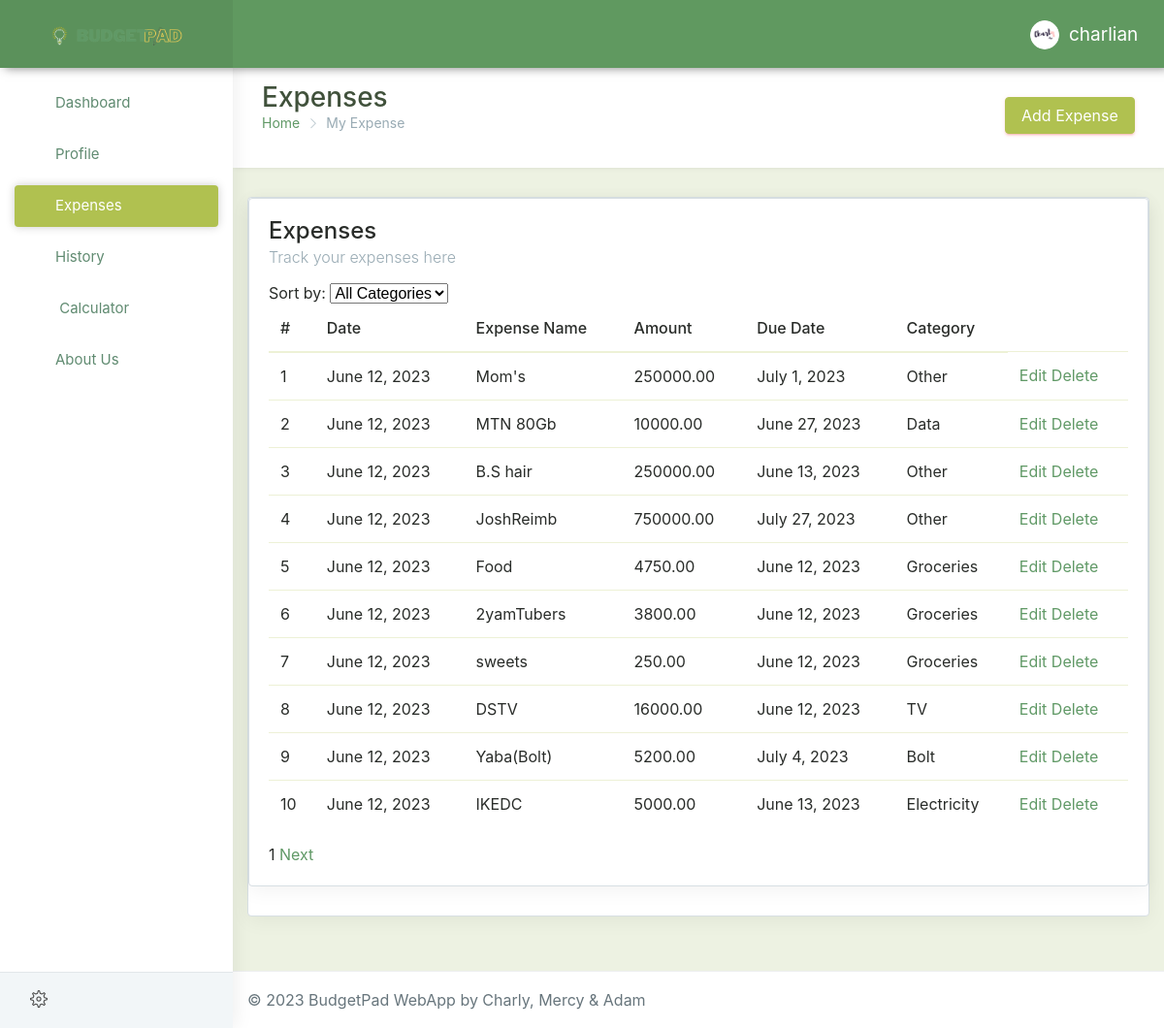
Page /expenses/ (signed in) on the committed database.
### budgetpad/models.py (models this page shows)
class AddExpense_info(models.Model):
    user = models.ForeignKey(User,
                             default=1, on_delete=models.CASCADE)
    expense_number = models.PositiveIntegerField(default=0)
    add_expense = models.CharField(max_length=15)
    amount = models.DecimalField(max_digits=10, decimal_places=2)
    date = models.DateField(default=now)
    due_date = models.DateField(default=now)
    category = models.CharField(max_length=20,
                                choices=SELECT_CATEGORY_CHOICES, default='Rent')
    class Meta:
        db_table: 'addExpense'
        ordering = ['date']

### budgetpad/views.py (the view, shortened to what this page needs)
# urls.py: path('expenses/', views.expenses, name='expenses'),
def expenses(request):
    if request.session.has_key('is_logged'):
        user_profile = request.user.userprofile
        profile_completed = user_profile.profile_completed
        if profile_completed:
            expense_categories = AddExpense_info.objects.filter(
                user=request.user).values('category').distinct()
            category = request.GET.get('sort_by')
            if category:
                expenses = AddExpense_info.objects.filter(
                    user=request.user, category=category).order_by('date')
            else:
                expenses = AddExpense_info.objects.filter(
                    user=request.user).order_by('date')
            paginator = Paginator(expenses, 10)
            page_number = request.GET.get('page')
            page_obj = paginator.get_page(page_number)
            context = {
                'expense_categories': expense_categories,
                'expenses': page_obj,
                'page_obj': page_obj,
            }
            return render(request, 'budgetpad/expenses.html', context)

### budgetpad/templates/budgetpad/expenses.html (shortened to what this page needs)
{% extends 'base.html' %} {% load static %} {% block content %}
<div class="row page-titles">
  <div class="col-md-5 col-8 align-self-center">
    <h3 class="text-themecolor m-b-0 m-t-0">Expenses</h3>
    <ol class="breadcrumb">
      <li class="breadcrumb-item">
        <a href="{% url 'dashboard' %}">Home</a>
      </li>
      <li class="breadcrumb-item active">My Expense</li>
    </ol>
  </div>
  <div class="col-md-7 col-4 align-self-center">
    <a
      href="{% url 'addexpense' %}"
      class="btn waves-effect waves-light btn-danger pull-right hidden-sm-down"
      >Add Expense</a
    >
  </div>
</div>
<div class="row">
  <div class="col-lg-12">
    <div class="card">
      <div class="card expense">
        <div class="card-block">
          <h4 class="card-title">Expenses</h4>
          <h6 class="card-subtitle">Track your expenses here</h6>
          <div class="table-responsive">
            <form
              action="{% url 'expenses' %}"
              method="get"
              class="d-inline-block"
            >
              Sort by:
              <select
                name="sort_by"
                id="sort-by-select"
                onchange="this.form.submit()"
              >
                <option value="">All Categories</option>
              </select>
            </form>
            <table class="table">
              <thead>
                <tr>
                  <th>#</th>
                  <th>Date</th>
                  <th>Expense Name</th>
                  <th>Amount</th>
                  <th>Due Date</th>
                  <th>Category</th>
                </tr>
              </thead>
              <tbody>
                {% for expense in expenses %}
                <tr>
                  <td>{{ forloop.counter }}</td>
                  <td>{{ expense.date }}</td>
                  <td contenteditable="true">{{ expense.add_expense }}</td>
                  <td contenteditable="true">{{ expense.amount }}</td>
                  <td contenteditable="true" required="False">
                    {{ expense.due_date }}
                  </td>
                  <td contenteditable="true">{{ expense.category }}</td>
                  <td>
                    <a href="{% url 'expense_edit' expense.id %}">Edit</a>
                    <a href="{% url 'expense_delete' expense.id %}">Delete</a>
                  </td>
                </tr>
                {% empty %}
                <tr>
                  <td colspan="6">No expenses found.</td>
                </tr>
                {% endfor %}
              </tbody>
            </table>
          </div>
          <span class="current-page">{{ page_obj.number }}</span>
          {% if page_obj.has_next %}
          <a href="?page={{ page_obj.next_page_number }}">Next</a>
          {% endif %}
        </div>
      </div>
    </div>
  </div>
</div>
{% endblock %}

### budgetpad/templates/base.html (shortened to what this page needs)
{% load static %}
<!DOCTYPE html>
<html>
  <head>
    <link
      href="{% static '/images/logo/favicon.ico' %}"
      rel="stylesheet"
      media="screen"
    />
    <link
      href="{% static '/styles/style.css' %}"
      rel="stylesheet"
      type="text/css"
      media="screen"
    />
    <link
      href="{% static '/styles/green.css' %}"
      rel="stylesheet"
      type="text/css"
      media="screen"
    />
    <link
      href="{% static '/assets/plugins/bootstrap/css/bootstrap.min.css' %}"
      rel="stylesheet"
    />
    <link
      href="{% static '/assets/plugins/c3-master/c3.min.css' %}"
      rel="stylesheet"
    />
  </head>
  <body class="fix-header fix-sidebar card-no-border">
    <div id="main-wrapper">
      <header class="topbar">
        <nav class="navbar top-navbar navbar-toggleable-sm navbar-light">
          <div class="navbar-header">
            <a class="navbar-brand" href="dashboard.html">
              <b>
                <img
                  src="{% static 'images/logo/apple-touch-icon.png' %}"
                  alt="dashboard"
                  class="light-logo"
                />
              </b>
              <span>
                <img
                  src="{% static 'images/logo/apple-touch-logo.png' %}"
                  class="light-logo"
                  alt="homepage"
              /></span>
            </a>
          </div>
          <div class="navbar-collapse">
            <ul class="navbar-nav my-lg-0">
              <li class="nav-item dropdown">
                <a
                  class="nav-link dropdown-toggle text-muted waves-effect waves-dark"
                  href="{% url 'profile' %}"
                  ><img
                    src="{% static '/images/users/CharlY-modified (Custom).png' %}"
                    alt="user"
                    class="profile-pic m-r-10"
                  />{{ user.username }}</a
                >
              </li>
            </ul>
          </div>
        </nav>
      </header>
      <aside class="left-sidebar">
        <div class="scroll-sidebar">
          <nav class="sidebar-nav">
            <ul id="sidebarnav">
              <li>
                <a
                  class="waves-effect waves-dark"
                  href="{% url 'dashboard' %}"
                  aria-expanded="false"
                  ><i class="mdi mdi-gauge"></i
                  ><span class="hide-menu">Dashboard</span></a
                >
              </li>
              <li>
                <a
                  class="waves-effect waves-dark"
                  href="{% url 'profile' %}"
                  aria-expanded="false"
                  ><i class="mdi mdi-account-check"></i
                  ><span class="hide-menu">Profile</span></a
                >
              </li>
              <li>
                <a
                  class="waves-effect waves-dark"
                  href="{% url 'expenses' %}"
                  aria-expanded="false"
                  ><i class="mdi mdi-cash-usd"></i
                  ><span class="hide-menu">Expenses</span></a
                >
              </li>
              <li>
                <a
                  class="waves-effect waves-dark"
                  href="{% url 'expenses_history' %}"
                  aria-expanded="false"
                  ><i class="mdi mdi-calendar"></i
                  ><span class="hide-menu">History</span></a
                >
              </li>
              <li>
                <a
                  class="waves-effect waves-dark"
                  href="{% url 'calculator' %}"
                  aria-expanded="false"
                  ><i class="mdi mdi-calculator"></i
                  ><span class="hide-menu"> Calculator</span></a
                >
              </li>
              <li>
                <a
                  class="waves-effect waves-dark"
                  href="{% url 'info' %}"
                  aria-expanded="false"
                  ><i class="mdi mdi-book-open-variant"></i
                  ><span class="hide-menu">About Us</span></a
                >
              </li>
            </ul>
          </nav>
        </div>
        <div class="sidebar-footer">
          <a href="" class="link" data-toggle="tooltip" title="Settings"
            ><i class="ti-settings"></i
          ></a>
          <a
            href="{% url 'handleLogout' %}"
            class="link"
            data-toggle="tooltip"
            title="Logout"
            ><i class="mdi mdi-power"></i
          ></a>
        </div>
      </aside>
      <div class="page-wrapper">
        <div class="container-fluid">
          {% block content %} {% endblock %}
        </div>
        <footer class="footer">
          © 2023 BudgetPad WebApp by Charly, Mercy & Adam
        </footer>
      </div>
    </div>
  </body>
</html>

### budgetpad/static/styles/green.css (style rules this page uses)
.topbar { background: #609960; }
.topbar .navbar-header { background: rgba(0, 0, 0, 0.05); }
.topbar .top-navbar .navbar-header .navbar-brand .light-logo { display: inline-block; color: rgba(255, 255, 255, 0.8); }
.topbar .navbar-light .navbar-nav .nav-item > a.nav-link { color: #ffffff !important; }
.text-themecolor { color: #40513b !important; }
.sidebar-nav { background: #fff; }
.sidebar-nav ul li a { color: #608b71; }
.sidebar-nav ul li a.active, .sidebar-nav ul li a:hover { color: #d4c60a; }
.sidebar-nav ul li a.active { color: #26382a; }
.sidebar-nav > ul > li.active > a, .sidebar-nav > ul > li.active:hover > a { color: #ffffff; background: #b0c150; }
.sidebar-nav > ul > li.active > a i, .sidebar-nav > ul > li.active:hover > a i { color: #ffffff; }
.sidebar-nav > ul > li.active > a:after, .sidebar-nav > ul > li.active:hover > a:after { border-color: #ffffff; }
.sidebar-nav > ul > li > a.active i, .sidebar-nav > ul > li > a:hover i { color: #b0c150; }
.sidebar-nav > ul > li > a i { color: #99b4a1; }
.sidebar-nav > ul > li > a.active { font-weight: 400; background: #ffffff; color: #609960; }
.card-no-border .sidebar-nav > ul > li > a.active { color: #ffffff; background: #b0c150; }
.card-no-border .sidebar-nav > ul > li > a.active i { color: #ffffff; }
.card-no-border .sidebar-nav > ul > li > a.active:after { border-color: #ffffff; }

### rows in the picture
AddExpense_info: date "June 12, 2023", add_expense "Mom's", amount "250000.00", due_date "July 1, 2023", category "Other"
AddExpense_info: date "June 12, 2023", add_expense "MTN 80Gb", amount "10000.00", due_date "June 27, 2023", category "Data"
AddExpense_info: date "June 12, 2023", add_expense "B.S hair", amount "250000.00", due_date "June 13, 2023", category "Other"
AddExpense_info: date "June 12, 2023", add_expense "JoshReimb", amount "750000.00", due_date "July 27, 2023", category "Other"
AddExpense_info: date "June 12, 2023", add_expense "Food", amount "4750.00", due_date "June 12, 2023", category "Groceries"
AddExpense_info: date "June 12, 2023", add_expense "2yamTubers", amount "3800.00", due_date "June 12, 2023", category "Groceries"
AddExpense_info: date "June 12, 2023", add_expense "sweets", amount "250.00", due_date "June 12, 2023", category "Groceries"
AddExpense_info: date "June 12, 2023", add_expense "DSTV", amount "16000.00", due_date "June 12, 2023", category "TV"
AddExpense_info: date "June 12, 2023", add_expense "Yaba(Bolt)", amount "5200.00", due_date "July 4, 2023", category "Bolt"
AddExpense_info: date "June 12, 2023", add_expense "IKEDC", amount "5000.00", due_date "June 13, 2023", category "Electricity"

### other values in the picture
{{ user.username }} "charlian"
{{ page_obj.number }} "1"
